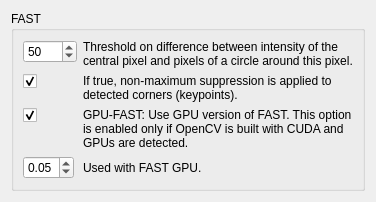
               <widget class="QWidget" name="page_17">
                <layout class="QVBoxLayout" name="verticalLayout_14">
                 <item>
                  <widget class="QGroupBox" name="groupBox_detector_fast2">
                   <property name="title">
                    <string>FAST</string>
                   </property>
                   <property name="checkable">
                    <bool>false</bool>
                   </property>
                   <layout class="QVBoxLayout" name="verticalLayout">
                    <item>
                     <layout class="QFormLayout" name="formLayout_2">
                      <property name="fieldGrowthPolicy">
                       <enum>QFormLayout::AllNonFixedFieldsGrow</enum>
                      </property>
                      <item row="0" column="0">
                       <widget class="QSpinBox" name="fastThreshold">
                        <property name="minimum">
                         <number>1</number>
                        </property>
                        <property name="maximum">
                         <number>9999</number>
                        </property>
                        <property name="value">
                         <number>50</number>
                        </property>
                       </widget>
                      </item>
                      <item row="0" column="1">
                       <widget class="QLabel" name="label_56">
                        <property name="text">
                         <string>Threshold on difference between intensity of the central pixel and pixels of a circle around this pixel.</string>
                        </property>
                        <property name="wordWrap">
                         <bool>true</bool>
                        </property>
                       </widget>
                      </item>
                      <item row="1" column="0">
                       <widget class="QCheckBox" name="fastSuppressNonMax">
                        <property name="text">
                         <string/>
                        </property>
                        <property name="checked">
                         <bool>true</bool>
                        </property>
                       </widget>
                      </item>
                      <item row="1" column="1">
                       <widget class="QLabel" name="label_69">
                        <property name="text">
                         <string>If true, non-maximum suppression is applied to detected corners (keypoints).</string>
                        </property>
                        <property name="wordWrap">
                         <bool>true</bool>
                        </property>
                       </widget>
                      </item>
                      <item row="2" column="0">
                       <widget class="QCheckBox" name="fastGpu">
                        <property name="text">
                         <string/>
                        </property>
                        <property name="checked">
                         <bool>true</bool>
                        </property>
                       </widget>
                      </item>
                      <item row="2" column="1">
                       <widget class="QLabel" name="label_fastGPU">
                        <property name="text">
                         <string>GPU-FAST: Use GPU version of FAST. This option is enabled only if OpenCV is built with CUDA and GPUs are detected.</string>
                        </property>
                        <property name="wordWrap">
                         <bool>true</bool>
                        </property>
                       </widget>
                      </item>
                      <item row="3" column="0">
                       <widget class="QDoubleSpinBox" name="fastKeypointRatio">
                        <property name="maximum">
                         <double>1.000000000000000</double>
                        </property>
                        <property name="singleStep">
                         <double>0.010000000000000</double>
                        </property>
                        <property name="value">
                         <double>0.050000000000000</double>
                        </property>
                       </widget>
                      </item>
                      <item row="3" column="1">
                       <widget class="QLabel" name="label_fastGPUKptRatio">
                        <property name="text">
                         <string>Used with FAST GPU.</string>
                        </property>
                        <property name="wordWrap">
                         <bool>true</bool>
                        </property>
                       </widget>
                      </item>
                     </layout>
                    </item>
                    <item>
                     <spacer name="verticalSpacer_16">
                      <property name="orientation">
                       <enum>Qt::Vertical</enum>
                      </property>
                      <property name="sizeHint" stdset="0">
                       <size>
                        <width>20</width>
                        <height>0</height>
                       </size>
                      </property>
                     </spacer>
                    </item>
                   </layout>
                  </widget>
                 </item>
                </layout>
               </widget>
